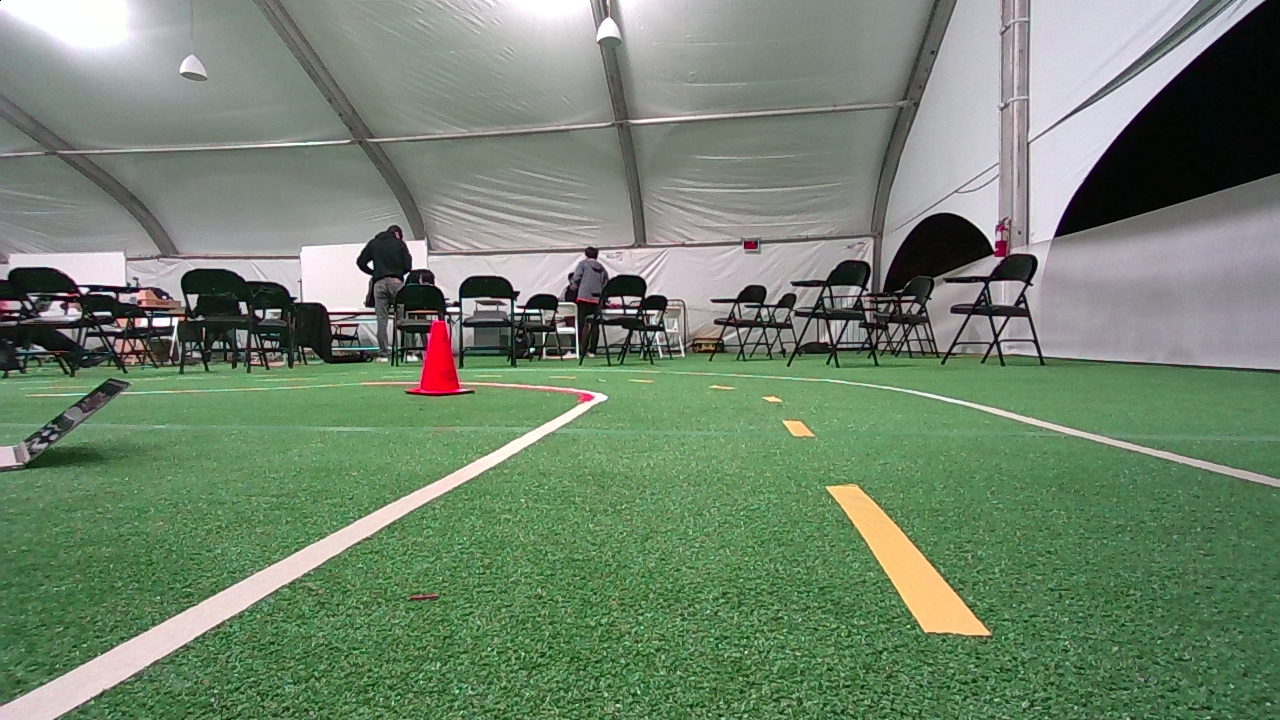
#> input picture test/testdata/img_19.png, 1280 x 720 px
$ jupyter execute notebook.ipynb
#> lines starting #> are read from the running program, lines starting #| are printed output that depends on the picture; after the words box and inside, x2 and y2 are one past the last pixel; in counts of white or black regions, pixels touching at a corner belong together
[cell 1]
# import libraries
import cv2
import numpy as np
import matplotlib.pyplot as plt

We will break down the code that we had written for our autonomous vehicle in this notebook. This notebook serves to demonstrate the image processing that we had done for the path finding process of the robot.

[cell 2]
# written function for robot
# [10 lines left out: function find_yellow_lanes, not called in this run]

[cell 3]
# written function for robot
# [57 lines left out: function find_n_largest_contours, not called in this run]

# Breaking down find_yellow_lanes()

Read the test image

[cell 4]
bgr_img = cv2.imread('../test/testdata/img_19.png', 1)
#> bgr_img is the input picture: shape (720, 1280, 3); mean B, G, R 109.9, 132.3, 113.9

[cell 5]
plt.figure(figsize=(20,20))
plt.imshow(bgr_img)

The lanes were supposedly in yellow, while the cone was originally red. This is becasue cv2.imread reads images in BGR format, while the test data image is in RGB.

Convert BGR image to HLS format

[cell 6]
hls_img = cv2.cvtColor(bgr_img, cv2.COLOR_BGR2HLS)
#> hls_img: shape (720, 1280, 3); mean of channels 0, 1, 2 70, 121.8, 46.1

[cell 7]
plt.figure(figsize=(20,20))
plt.imshow(hls_img)

Detect only a certain range of color and filter out the other pixels, leaving only the lanes

[cell 8]
#The colors are set because our track's lanes are yellow. In this case, blue.
lower_yellow = np.array([10, 30, 90])
upper_yellow = np.array([40, 220, 255])

yellow_filter = cv2.inRange(hls_img, lower_yellow, upper_yellow)
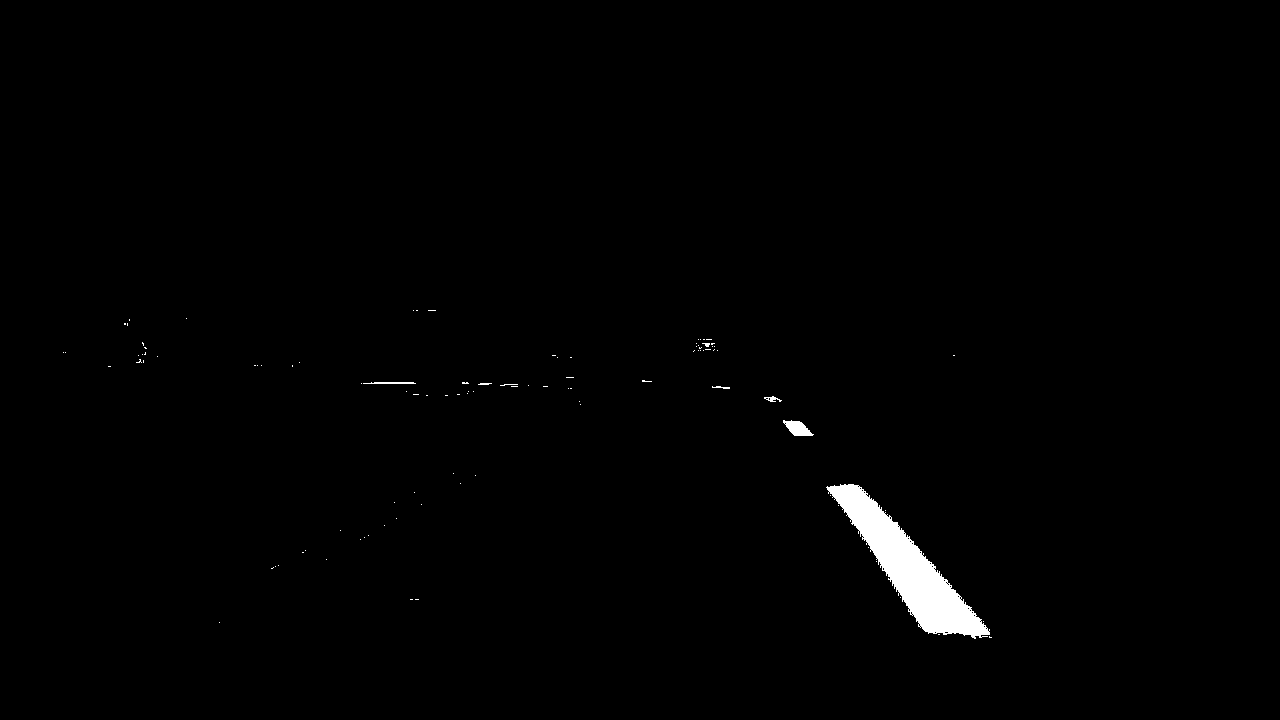
#> yellow_filter: shape (720, 1280); 0.91% white; 102 white regions (95 under 20 px)
yellow_filtered_img = cv2.bitwise_and(bgr_img, bgr_img, mask=yellow_filter)

[cell 9]
plt.figure(figsize=(20,20))
plt.imshow(yellow_filtered_img)

After using this function, the lane is detected.

# Breaking down find_n_largest_contours()

We find the contours of the greyscaled filtered lane image.

[cell 10]
# find contours
img = yellow_filtered_img.copy()
imgray = cv2.cvtColor(img, cv2.COLOR_BGR2GRAY)
contours, h = cv2.findContours(imgray, cv2.RETR_TREE, cv2.CHAIN_APPROX_NONE)
#> contours = 143 contours, 139 with area under 20; largest, box (x1, y1, x2, y2) and area: (826, 484, 990, 639) 7354, (783, 420, 814, 436) 260, (363, 382, 416, 384) 41, (764, 396, 782, 402) 35; h = 143 rows, first 6: [1, -1, -1, -1], [2, 0, -1, -1], [3, 1, -1, -1], [4, 2, -1, -1], [5, 3, -1, -1], [6, 4, -1, -1]

[cell 11]
# greyscaled BGR image
plt.figure(figsize=(20,20))
plt.imshow(imgray)

[cell 12]
# sort contours by size
area_array = []
for i,c in enumerate(contours):
    area = cv2.contourArea(c)
    area_array.append(area)
#> this loop made 143 passes
#> area on pass 28: 7354.5
#> after the loop, area_array = 143 values, max 7354.5 at index 27, min 0 at index 1, mean 54.83
sorted_contours = sorted(zip(area_array, contours), key=lambda x:x[0], reverse=True)
#> sorted_contours = 143 items

[cell 13]
sorted_contours[0]
#> Out = 2 items, first 2: 7354.5, contour of 621 points, box (x1, y1, x2, y2) (826, 484, 990, 639), area 7354

[cell 14]
my_contours = []
# top n size contours
for i in range(2):
    try:
        my_contours.append(sorted_contours[i][1])
    except IndexError:
        break
#> after the loop, my_contours = 2 contours; box (x1, y1, x2, y2) and area: (826, 484, 990, 639) 7354, (783, 420, 814, 436) 260
img_top_contours = cv2.drawContours(img, my_contours, -1, (0,255,0))

[cell 15]
plt.figure(figsize=(20,20))
plt.imshow(img_top_contours)

We will plot the centroids of the lanes on top of the image.

[cell 16]
contour_centroids = []
excepted = False
# find center of top n size contours
for c in my_contours:
    # center of the contour
    M = cv2.moments(c)
    try:
        # cX:row, cY:col, top_left: [0,0]
        cY = int(M["m10"] / M["m00"])
        cX = int(M["m01"] / M["m00"])
    except:
        excepted=True
    # draw the contour and center of the shape on the image
    if excepted:
        cX = int(img.shape[0]*0.7)
        cY = int(img.shape[1]*0.5)

    img_center_contours = cv2.drawContours(img, [c], -1, (0, 255, 0), 2)
    cv2.circle(img, (cY, cX), 7, (255, 0, 0), -1)
    contour_centroids.append((cX, cY))
#> this loop made 2 passes
#> pass 2, `img_center_contours = cv2.drawContours(img, [c], -1, (0, 255, 0), 2)`:
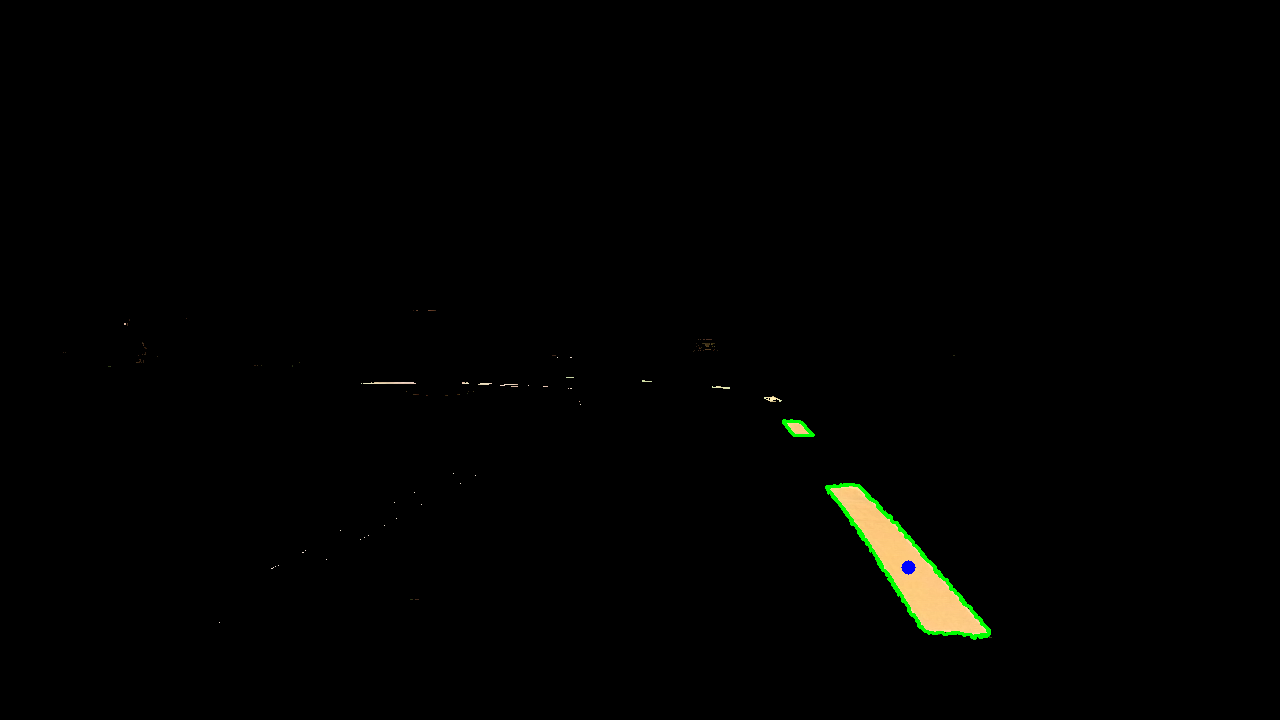
#> img_center_contours: shape (720, 1280, 3); mean B, G, R 1, 2.1, 1.8
#> after the loop:
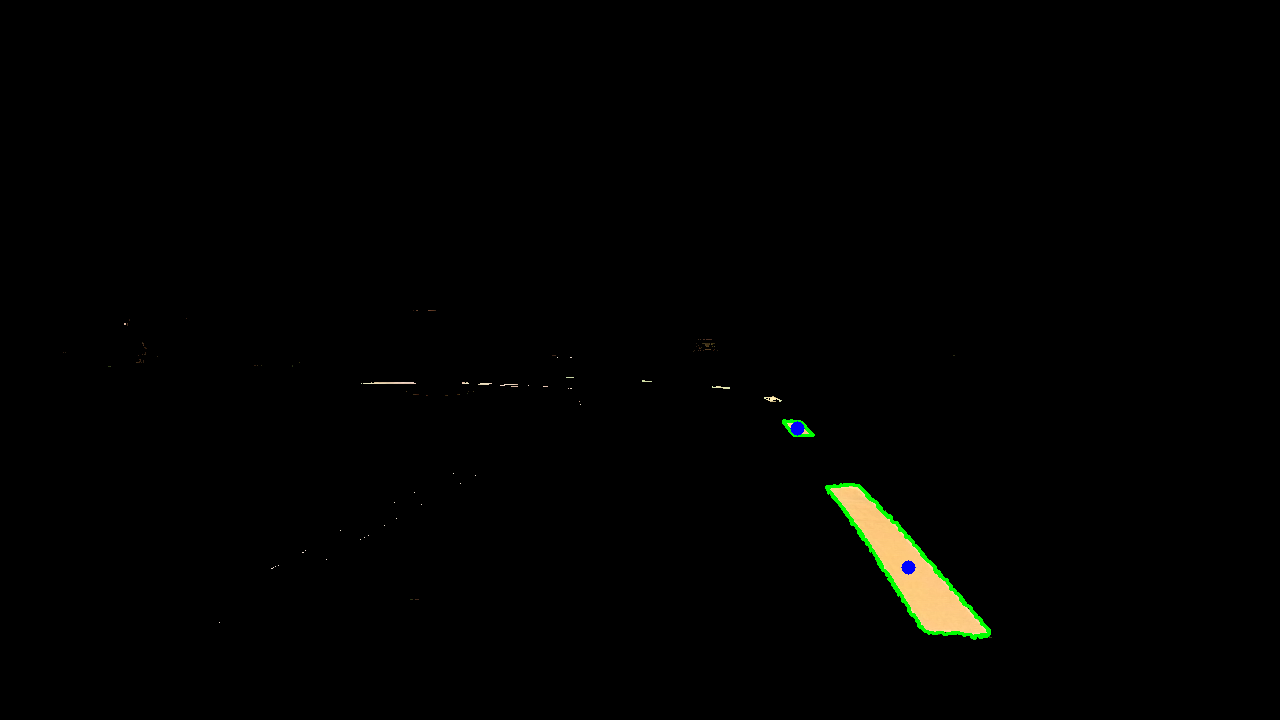
#> img: shape (720, 1280, 3); mean B, G, R 1, 2.1, 1.8
#> after the loop, contour_centroids = [(567, 908), (428, 797)]

[cell 17]
plt.figure(figsize=(20,20))
plt.imshow(img_center_contours)

The red dots (centroids) are the targets that the autonomous vehicle will keep moving towards.

[cell 18]
# find second lowest positioned contour
sorted_centroids = sorted(contour_centroids, key=lambda tup: tup[0], reverse=True)
#> sorted_centroids = [(567, 908), (428, 797)]

if len(sorted_centroids)==0:
    cX = int(img.shape[0]*0.7)
    cY = int(img.shape[1]*0.5)
    cv2.circle(img, (cY, cX), 7, (255, 0, 0), -1)

elif len(sorted_centroids)==1:
    cY, cX = sorted_centroids[0]
else:
    cY, cX = sorted_centroids[1]
#> cY = 428; cX = 797

# used in further programming

$ run again, with test/testdata/img_0.png copied over test/testdata/img_19.png
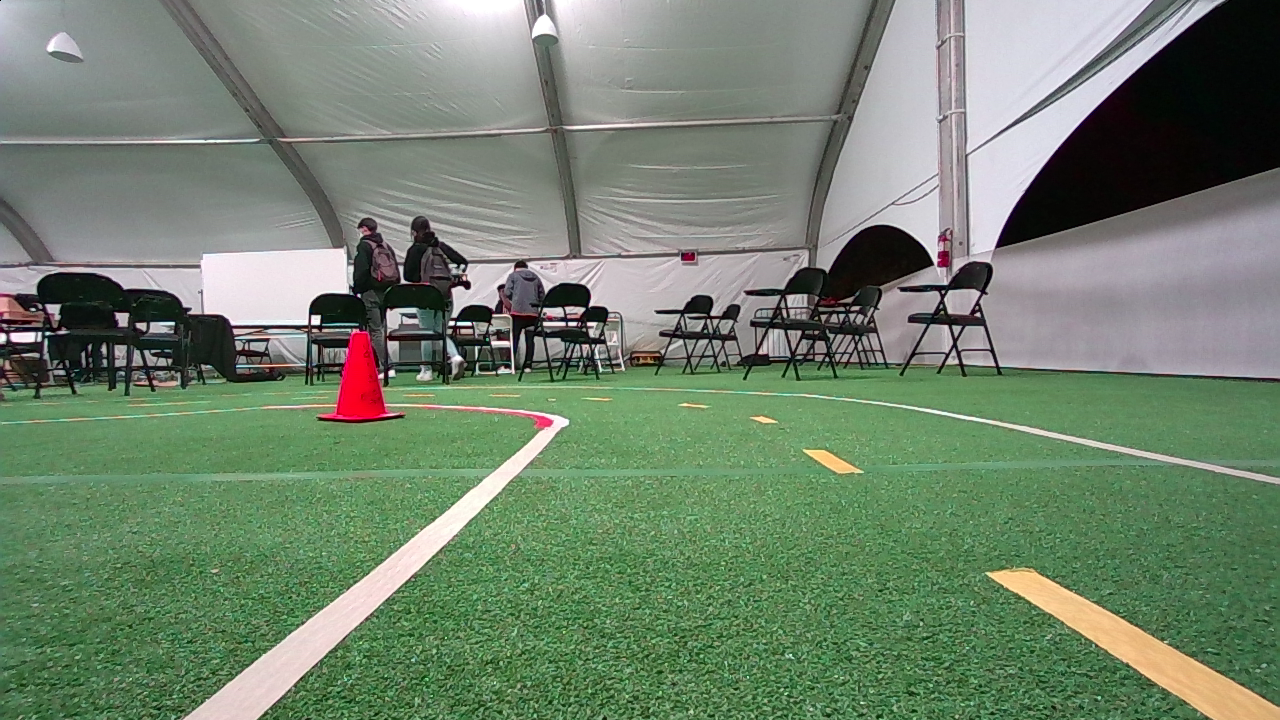
#> input picture test/testdata/img_0.png, 1280 x 720 px
#> bgr_img is the input picture: shape (720, 1280, 3); mean B, G, R 109.8, 131.1, 113.7
#> hls_img: shape (720, 1280, 3); mean of channels 0, 1, 2 71.4, 121.2, 46.2
#> `yellow_filter = cv2.inRange(hls_img, lower_yellow, upper_yellow)`:
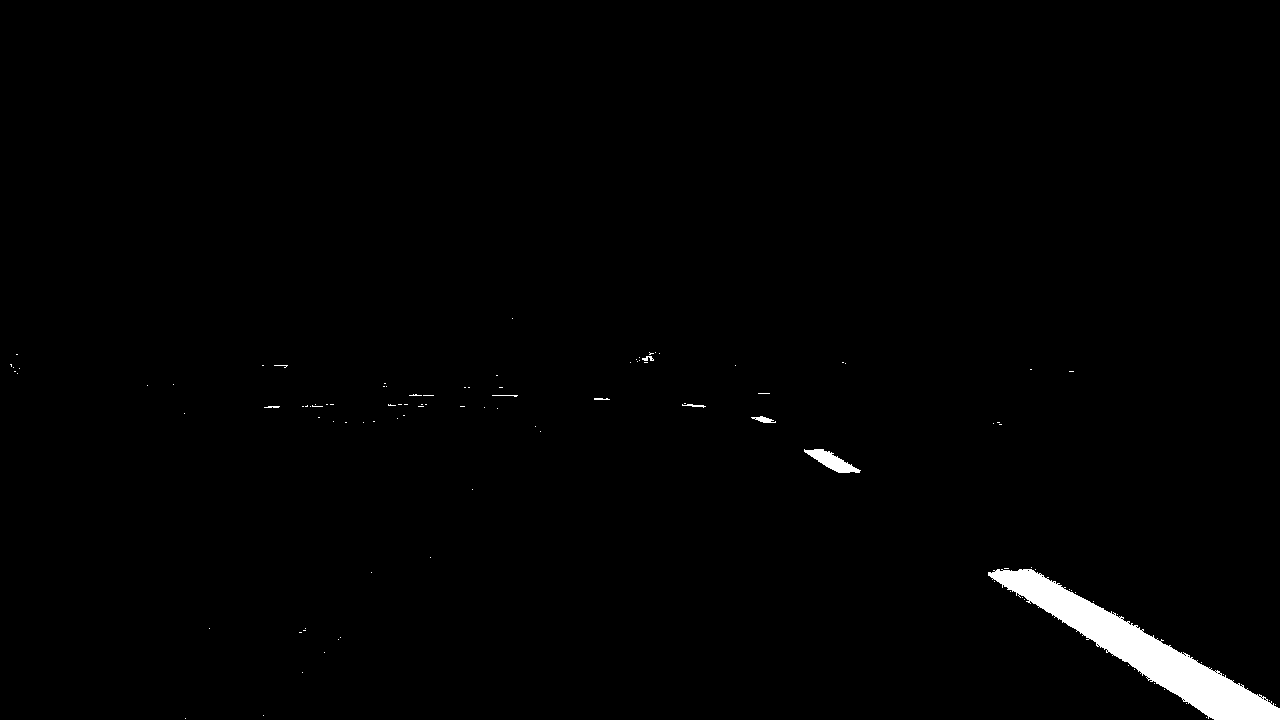
#> yellow_filter: shape (720, 1280); 1.2% white; 108 white regions (100 under 20 px)
#> contours = 141 contours, 137 with area under 20; largest, box (x1, y1, x2, y2) and area: (988, 569, 1280, 720) 10011, (804, 449, 861, 473) 532, (751, 416, 776, 423) 64, (642, 356, 654, 361) 22; h = 141 rows, first 6: [1, -1, -1, -1], [2, 0, -1, -1], [3, 1, -1, -1], [4, 2, -1, -1], [5, 3, -1, -1], [6, 4, -1, -1]
#> the loop `for i,c in enumerate(contours):` made 141 passes
#> area on pass 32: 10011
#> after the loop `for i,c in enumerate(contours):`: area_array = 141 values, max 10011 at index 31, min 0 at index 0, mean 76.31
#> sorted_contours = 141 items
#> Out = 2 items, first 2: 10011, contour of 788 points, box (x1, y1, x2, y2) (988, 569, 1280, 720), area 10011
#> after the loop `for i in range(2):`: my_contours = 2 contours; box (x1, y1, x2, y2) and area: (988, 569, 1280, 720) 10011, (804, 449, 861, 473) 532
#> the loop `for c in my_contours:` made 2 passes
#> after the loop `for c in my_contours:`:
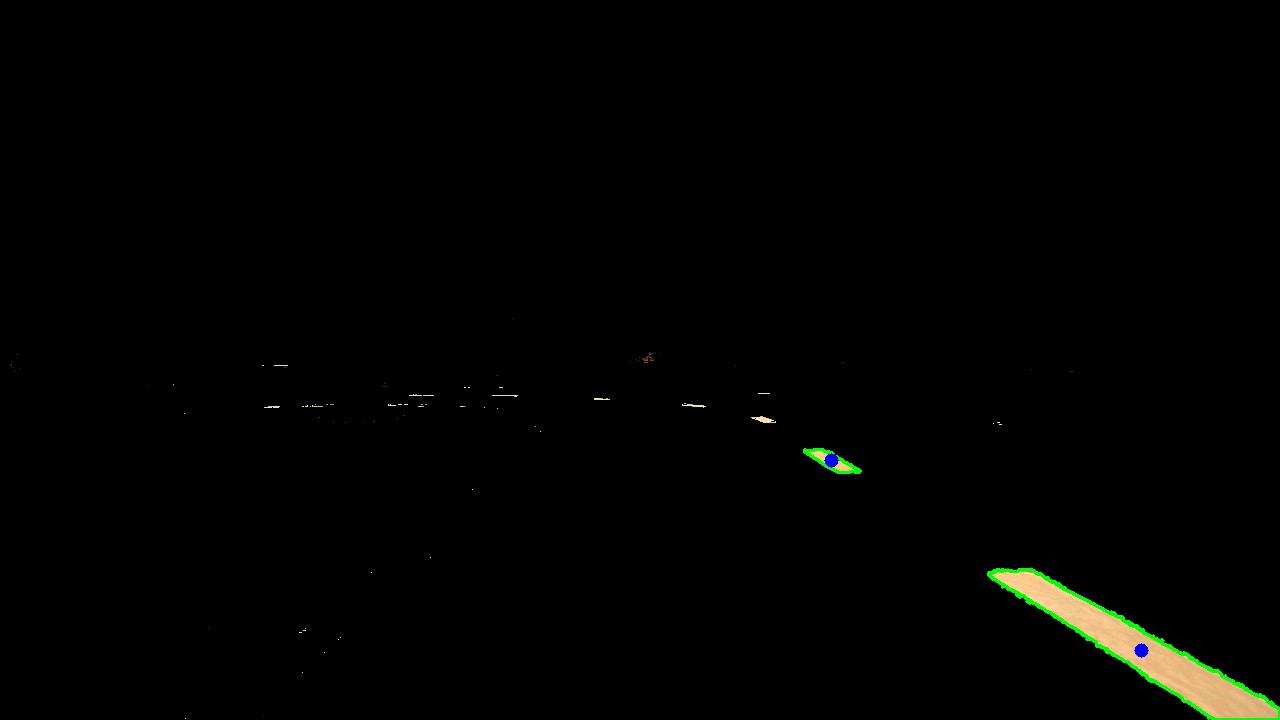
#> img: shape (720, 1280, 3); mean B, G, R 1.4, 2.7, 2.4
#> after the loop `for c in my_contours:`: contour_centroids = [(650, 1141), (460, 831)]
#> `cY, cX = sorted_centroids[1]`: cY = 460; cX = 831
